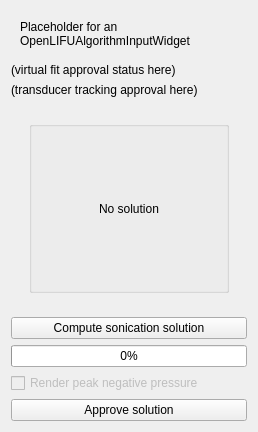
<?xml version="1.0" encoding="UTF-8"?>
<ui version="4.0">
 <class>OpenLIFUSonicationPlanning</class>
 <widget class="qMRMLWidget" name="OpenLIFUSonicationPlanning">
  <property name="geometry">
   <rect>
    <x>0</x>
    <y>0</y>
    <width>258</width>
    <height>432</height>
   </rect>
  </property>
  <layout class="QVBoxLayout" name="verticalLayout_2">
   <item>
    <widget class="QWidget" name="algorithmInputWidgetPlaceholder" native="true">
     <layout class="QVBoxLayout" name="verticalLayout">
      <item>
       <widget class="QLabel" name="label">
        <property name="text">
         <string>Placeholder for an
OpenLIFUAlgorithmInputWidget</string>
        </property>
       </widget>
      </item>
     </layout>
    </widget>
   </item>
   <item>
    <widget class="QLabel" name="virtualFitApprovalStatusLabel">
     <property name="text">
      <string>(virtual fit approval status here)</string>
     </property>
    </widget>
   </item>
   <item>
    <widget class="QLabel" name="trackingApprovalStatusLabel">
     <property name="text">
      <string>(transducer tracking approval here)</string>
     </property>
    </widget>
   </item>
   <item>
    <widget class="ctkCollapsibleButton" name="analysisCollapsible" native="true">
     <property name="text" stdset="0">
      <string>Solution analysis</string>
     </property>
     <property name="collapsed" stdset="0">
      <bool>false</bool>
     </property>
     <layout class="QVBoxLayout" name="verticalLayout_3">
      <item>
       <widget class="QStackedWidget" name="analysisStackedWidget">
        <widget class="QWidget" name="noSolutionPage">
         <layout class="QVBoxLayout" name="verticalLayout_4">
          <item>
           <widget class="QGroupBox" name="noSolutionGroupBox">
            <property name="title">
             <string/>
            </property>
            <layout class="QVBoxLayout" name="verticalLayout_5">
             <item>
              <widget class="QLabel" name="noSolutionLabel">
               <property name="text">
                <string>No solution</string>
               </property>
               <property name="alignment">
                <set>Qt::AlignCenter</set>
               </property>
              </widget>
             </item>
            </layout>
           </widget>
          </item>
         </layout>
        </widget>
        <widget class="QWidget" name="analysisPage">
         <layout class="QVBoxLayout" name="verticalLayout_6">
          <item>
           <widget class="QTableView" name="focusAnalysisTableView"/>
          </item>
          <item>
           <widget class="QTableView" name="globalAnalysisTableView"/>
          </item>
         </layout>
        </widget>
       </widget>
      </item>
     </layout>
    </widget>
   </item>
   <item>
    <spacer name="verticalSpacer_2">
     <property name="orientation">
      <enum>Qt::Vertical</enum>
     </property>
     <property name="sizeHint" stdset="0">
      <size>
       <width>20</width>
       <height>40</height>
      </size>
     </property>
    </spacer>
   </item>
   <item>
    <widget class="QPushButton" name="solutionPushButton">
     <property name="text">
      <string>Compute sonication solution</string>
     </property>
    </widget>
   </item>
   <item>
    <widget class="QProgressBar" name="solutionProgressBar">
     <property name="enabled">
      <bool>true</bool>
     </property>
     <property name="maximum">
      <number>1</number>
     </property>
     <property name="value">
      <number>0</number>
     </property>
    </widget>
   </item>
   <item>
    <widget class="QCheckBox" name="renderPNPCheckBox">
     <property name="enabled">
      <bool>false</bool>
     </property>
     <property name="text">
      <string>Render peak negative pressure</string>
     </property>
     <property name="checkable">
      <bool>true</bool>
     </property>
    </widget>
   </item>
   <item>
    <widget class="QPushButton" name="approveButton">
     <property name="text">
      <string>Approve solution</string>
     </property>
    </widget>
   </item>
  </layout>
 </widget>
 <customwidgets>
  <customwidget>
   <class>qMRMLWidget</class>
   <extends>QWidget</extends>
   <header>qMRMLWidget.h</header>
   <container>1</container>
  </customwidget>
  <customwidget>
   <class>ctkCollapsibleButton</class>
   <extends>QWidget</extends>
   <header>ctkCollapsibleButton.h</header>
   <container>1</container>
  </customwidget>
 </customwidgets>
 <resources/>
 <connections/>
</ui>
